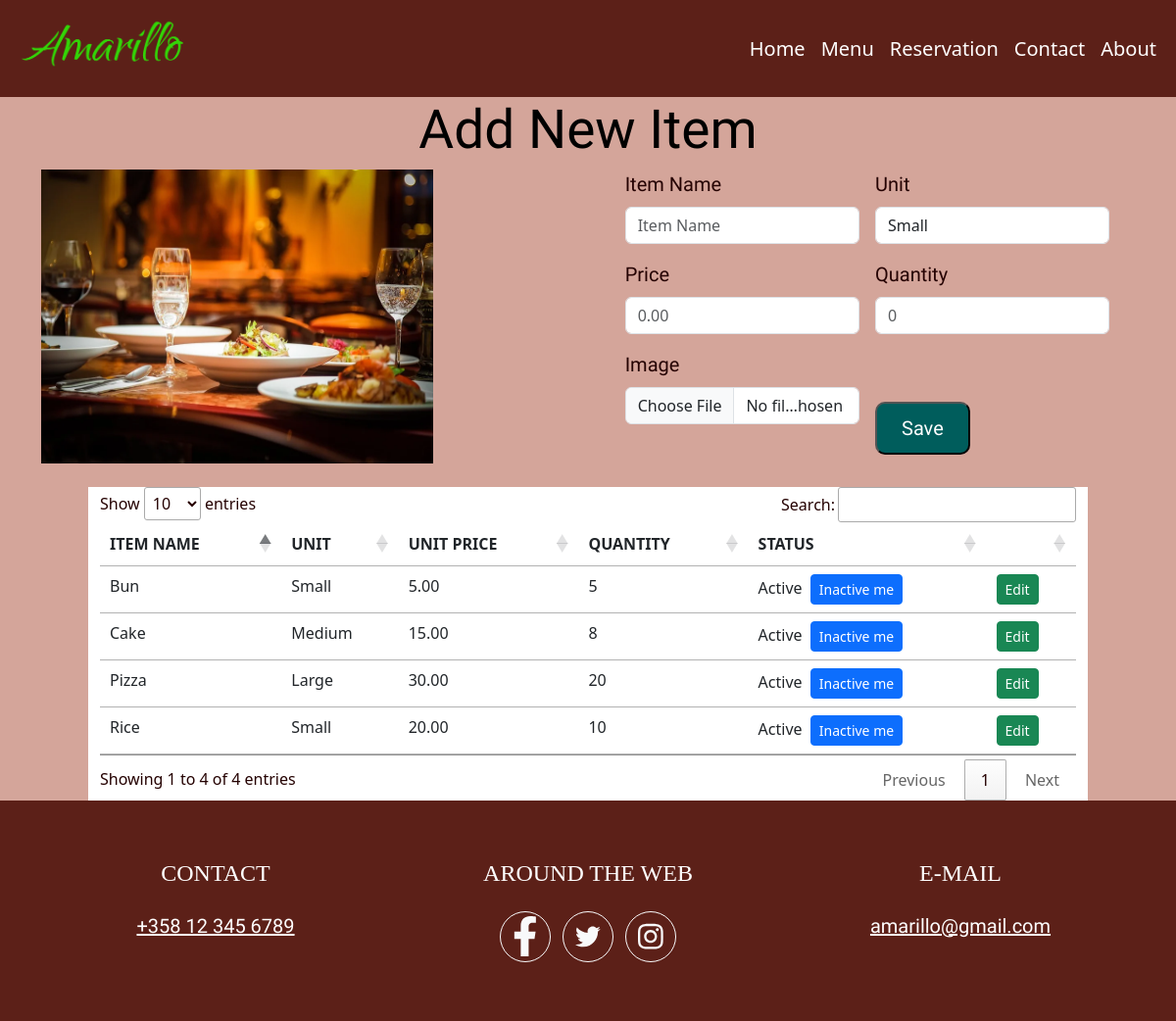
Page /php/add_items.php on the committed database.
### tables this page shows
CREATE TABLE `rushani_items` (
  `item_nbr` int NOT NULL,
  `item_name` varchar(30) NOT NULL,
  `unit` varchar(20) NOT NULL,
  `unit_price` decimal(10,2) NOT NULL,
  `quantity` int NOT NULL,
  `item_image` varchar(100) DEFAULT NULL,
  `item_status` int DEFAULT '1'
);

### php/add_items.php (the view, shortened to what this page needs)
<?php
include "header.php";
include "db.php";
  ?>
<div class="container">
<div class="row">
<br>
<h1>Add New Item</h1>
<br>
<div class="col-md-6">
    <img  style="width: 400px; height: 300px;" src="../images/ifram.jpg" />
</div>
<div class="col-md-6">
<div class="container">
    <div class="row align-items-center">
       <div class="col-md-12">
                <form  class="row g-3" action="" method="post" enctype="multipart/form-data">
                    <div class = "col-md-6">
                            <label for="inputFirstName" class="form-label">Item Name</label>
                            <input type="text"  class="form-control" id="inputFirstName" name="itmname" placeholder="Item Name">
                    </div>
                    <div class="col-md-6">
                        <label for="inputLastName" class="form-label">Unit</label>
                        <br>
                        <select name="unit"  class="form-control" id="inputFirstName" >
                            <option value="Small" > Small </option>
                        </select>
                    </div>
                    <div class="col-md-6">
                        <label for="inputEmail" class="form-label">Price</label>
                        <input type="text" class="form-control" id="inputEmail" name="price" placeholder="0.00" >
                    </div>
                    <div class="col-md-6">
                        <label for="inputPhone" class="form-label">Quantity</label>
                        <input type="number" class="form-control" id="inputPhone" name="qty" placeholder="0" >
                    </div>
                    <div class="col-md-6">
                        <label for="inputNumber" class="form-label">Image</label>
                        <input type="file" class="form-control" id="inputNumber" name="itemimg" placeholder="Input Image" >
                    </div>
                    <div class="col-md-6" style="padding-top: 5px;">
                        <div class="col-md-12">
                        <br><br>
                            <button type="submit" class="btn11" style="padding-left: 25px;padding-right: 25px;" name="saveitm"> Save </button>
                        </div>
                    </div>
                </form>
                 </div>
              </div>
            </div>
        </div>
     </div>
</div>
<br>
<div>
        <div class="row">
          <div class="col-md-1"></div>
        <div class="col-md-10" style="background-color:white;" padding-top:5px;>
          <table class="table" id="example" style="background-color:lightgray;">
            <thead>
            <tr>
              <th>ITEM NAME</th>
              <th>UNIT</th>
              <th>UNIT PRICE</th>
              <th>QUANTITY</th>
              <th>STATUS</th>
              <th></th>
            </tr>
            </thead>
            <tbody>
            <?php
            $sql = "SELECT * FROM rushani_items";
            $result = $conn->query($sql);
            if ($result->num_rows > 0) {
                while($row = $result->fetch_assoc()) {
                 ?>
                 <tr>
                    <td><?php echo $row['item_name'];?></td>
                    <td><?php echo $row['unit'];?></td>
                    <td><?php echo $row['unit_price'];?></td>
                    <td><?php echo $row['quantity'];?></td>
                    <td><?php
                     if($row['item_status']==1){
                      echo "Active&nbsp;&nbsp;";
                      echo "<a class='btn btn-sm btn-primary' href='?sid=".$row['item_nbr']."&&stts=0'>Inactive me</a>";
                     }else{
                      echo "Inactive&nbsp;&nbsp;";
                      echo "<a class='btn btn-sm btn-warning' href='?sid=".$row['item_nbr']."&&stts=1'>Active me</a>";
                     }
                    ?></td>
                    <td><a class="btn btn-sm btn-success" href="edit_item.php?id=<?php echo $row['item_nbr'];?>">Edit</a></td>
                  </tr>
                 <?php
                }
              }
            ?>
          </tbody>
          </table>
        </div>
        <div class="col-md-1"></div>
            </div>
      </div>
    </div>
</body>
<?php include "footer.php" ?>

### php/header.php (shortened to what this page needs)
<!DOCTYPE html>
<html lang="en">
<head>
  <link href="https://cdn.jsdelivr.net/npm/bootstrap@5.3.0-alpha1/dist/css/bootstrap.min.css" rel="stylesheet"
>
  <link rel="stylesheet" href="https://cdnjs.cloudflare.com/ajax/libs/font-awesome/4.7.0/css/font-awesome.min.css"
>
  <link href="https://cdn.datatables.net/1.13.2/css/jquery.dataTables.min.css" rel="stylesheet">
  <link rel="stylesheet" href="../style/style2.css">
  <link rel="stylesheet" href="../style/style.css">
</head>
<body>
  <div>
    <header>
      <nav class="navbar navbar-expand-sm">
        <div class="container-fluid">
          <a class="navbar-brand" href="index.php"><image class ="logo11" src="../images/logo1.png"></a>
          <div class="collapse navbar-collapse" id="collapsibleNavbar">
            <ul class="navbar-nav ms-auto mb-2 mb-lg-0">
              <li class="nav-item">
                <a <?php if(basename($_SERVER['PHP_SELF']) == 'index.php'){echo 'class="nav-link active"';} else {echo 'class="nav-link"';} ?> href="index.php">Home</a>
              </li>
              <li class="nav-item">
                <a <?php if(basename($_SERVER['PHP_SELF']) == 'menu.php'){echo 'class="nav-link active"';} else {echo 'class="nav-link"';} ?> href="menu.php">Menu</a>
              </li>
              <li class="nav-item">
                <a <?php if(basename($_SERVER['PHP_SELF']) == 'reservation.php'){echo 'class="nav-link active"';} else {echo 'class="nav-link"';} ?> href="reservation.php">Reservation</a>
              </li>
              <li class="nav-item">
                <a class="nav-link" href="#CU">Contact</a>
              </li>
              <li class="nav-item">
                <a <?php if(basename($_SERVER['PHP_SELF']) == 'about.php'){echo 'class="nav-link active"';} else {echo 'class="nav-link"';} ?> href="about.php">About</a>
              </li>
            </ul>
          </div>
        </div>
      </nav>
    </header>
    <div>

### php/footer.php (shortened to what this page needs)
  <footer class="footer text-center content-helper bg-none">
    <div class="container">
      <div class="row">
        <div class="col-md-4 footer-section">
          <h4 class="text-uppercase mb-4">
            Contact
          </h4>
          <p id="CU" class="lead mb-0">
            <a class="link" href="tel:+358123456789">+358 12 345 6789</a>
          </p>
        </div>
        <div class="col-md-4 footer-section">
          <h4 class="text-uppercase mb-4">
            Around the Web</h4>
          <a class="btn btn-outline-light btn-social mx-1" href="#!">
            <svg class="svg-inline--fa fa-facebook-f fa-fw" viewBox="0 0 320 512">
              <path fill="currentColor"
                d="M279.1 288l14.22-92.66h-88.91v-60.13c0-25.35 12.42-50.06 52.24-50.06h40.42V6.26S260.4 0 225.4 0c-73.22 0-121.1 44.38-121.1 124.7v70.62H22.89V288h81.39v224h100.2V288z">
              </path>
            </svg>
          </a>
          <a class="btn btn-outline-light btn-social mx-1" href="#!">
          </a>
          <a class="btn btn-outline-light btn-social mx-1" href="#!">
          </a>
        </div>
        <div class="col-md-4 footer-section">
          <h4 class="text-uppercase mb-4">
            E-mail
          </h4>
          <p class="lead mb-0">
            <a class="link" href="mailto:amarillo@gmail.com">amarillo@gmail.com</a>
          </p>
        </div>
      </div>
    </div>
  </footer>
</body>
</html>

### style/style2.css (style rules this page uses)
body { margin: auto; background-color: #D4A59A; font-size: larger; }
img { width: 100%; height: 500px; margin: auto; vertical-align: none; }
.logo11 { width: 200px; height: 100%; }
.content-helper { padding-top: 5%; padding-bottom: 5%; color: black; }
.bg-none { background: none; }
.footer { color: white; background-color: #5C2018; font-family: Georgia, 'Times New Roman', Times, serif; }
.footer .link { color: white; }
.btn-social { border-radius: 100%; display: inline-flex; width: 3.25rem; height: 3.25rem; font-size: 1.25rem; justify-content: center; align-items: center; }
h1 { font-weight: 500; font-size: 55px; font-family: 'Courgette', cursive; }
p { font-weight: lighter; font-size: 30px; font-family: 'Courgette', cursive; }
* { box-sizing: border-box; }
* { padding: 0; margin: 0; box-sizing: border-box; }
.navbar { background-color: #5C2018; font-size: 24px; font-size: medium; text-align: right; }
.navbar-brand { color: #f7ff03; font: Arial; font-size: 30px; }
.navbar-nav, .nav-link { text-align: right; }
.navbar-nav .nav-link { color: #ffffff; font-family: 'Segoe UI', Tahoma, Geneva, Verdana, sans-serif; font-size: 20px; }
.btn11 { background-color: rgb(0, 93, 92); font-size: 20px; font-family: 'Courgette', cursive; padding: 10px; border-radius: 10px; color: white; }
.form-label { font-size: 20px; font-family: 'Courgette', cursive; }

### style/style.css (style rules this page uses)
body { background-color: #D4A59A; font-size: medium; color: rgb(37, 2, 2); }
.container { width: 95%; }
h1 { text-align: center; font-weight: 500; font-size: 55px; font-family: 'Courgette', cursive; color: black; }
* { box-sizing: border-box; }
p { text-align: center; color: black; font-size: 30px; font-family: 'Courgette', cursive; font-weight: 500; }

### rows in the picture
rushani_items: item_name "Rice", unit "Small", unit_price "20.00", quantity "10"
rushani_items: item_name "Bun", unit "Small", unit_price "5.00", quantity "5"
rushani_items: item_name "Pizza", unit "Large", unit_price "30.00", quantity "20"
rushani_items: item_name "Cake", unit "Medium", unit_price "15.00", quantity "8"
